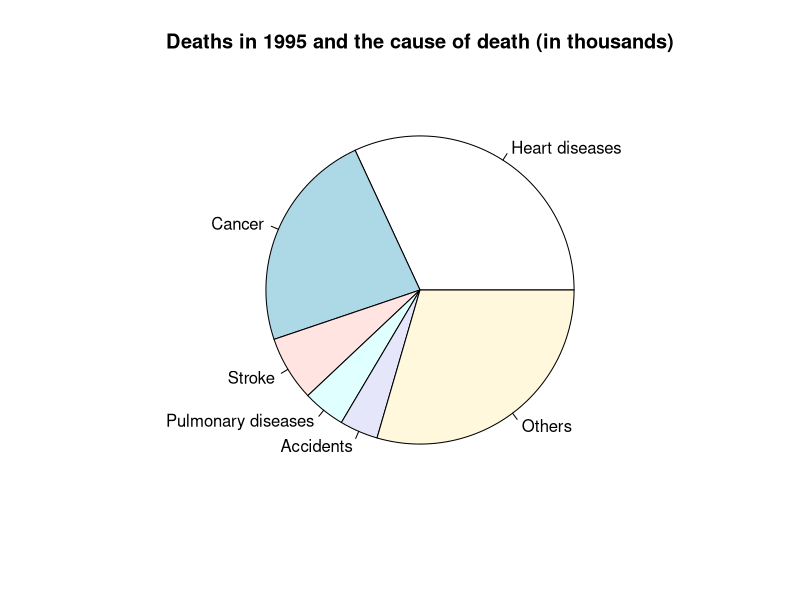

Generate this figure with R:
# Worksheet 5

# 1) use which() to determine the index position of elements greater than 7
x <- c(3,7,7,8,9,10,1)
x
which(x>7)

# 2) use sub() to replace 'B' with 'A'
y <- c("PSTAT 10, STAT 5LS, PSTAT 120")
sub('A', 'B', y)

# 3) return "JUNE" "JULY" "AUGUST"
month.name[6:8] # returns "June" "July" "August"
toupper(month.name[6:8]) # returns "JUNE" "JULY" "AUGUST"

# 4) FACTORS
# a) create vector consisting of the following elements: B, B, D, E
vct <- c("B", "B", "D", "E")
vct

# b) Convert ito a factor
vect_1 <- factor(vct)
vect_1 # returns in alphabetical order and combines similar factors

# c) Show the levels
levels(vect_1)
nlevels(vect_1) # gives a number
levels(vect_1)[1] <- 

# d) Change the first level of the factor to A
sub(vect_1[1], 'A', vect_1)


sub(levels(vect_1)[1], 'A', vect_1)
levels(vect_1)



# 5) Construct pie chart to display data
slices <- c(738, 538, 158, 103, 93, 682)
diseases <- c("Heart diseases", "Cancer", "Stroke",
              "Pulmonary diseases" , "Accidents", "Others")
pie(slices, labels = diseases, 
    main = "Deaths in 1995 and the cause of death (in thousands)")


# What will be the output of the following code?
letters[1:3]
#   "a" "b" "c"


x <- c("Bob and Joe", "Bob and Bob")
sub("Bob", "Joe", x)

# example with gsub
string <- c("Strawberry", "Strawberry and Strawberry")
sub("Strawberry", "Vanilla", string)

gsub("Strawberry", "Vanilla", string)

# sub only replaces first instance in a string
# gsub replaces all 








